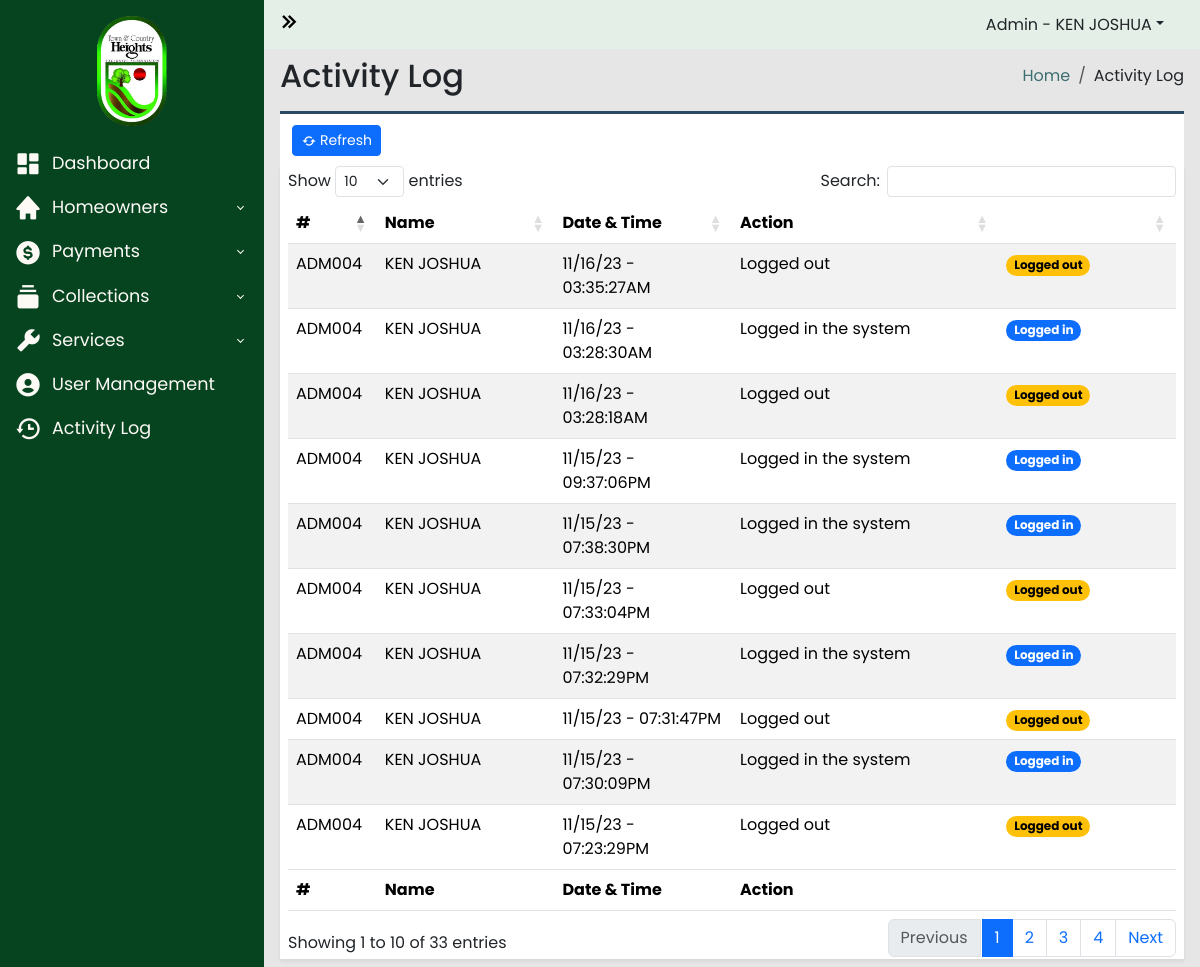
The app's page /admin-panel/activity-log.php (signed in) with its own data.
### tables this page shows
CREATE TABLE `activity_log` (
  `id` int(200) NOT NULL,
  `account_number` varchar(200) NOT NULL,
  `firstname` varchar(100) NOT NULL,
  `action` varchar(250) NOT NULL,
  `date` datetime NOT NULL
);

### admin-panel/activity-log.php (the view, shortened to what this page needs)
<?php
require_once("../includes/header.php");
?>
<?php
$server = new Server;
$server->adminAuthentication();
?>
<body>
  <div class="wrapper">
    <?php
    require_once("../includes/sidebar.php");
    ?>
    <div class="main">
      <?php
      require_once("../includes/navbar.php");
      ?>
      <main class="content px-3 py-2">
        <section class="content-header d-flex justify-content-between align-items-center mb-3">
          <h2 class="">Activity Log</h2>
          <ol class="breadcrumb mb-0">
            <li class="breadcrumb-item"><a href="#">Home</a></li>
            <li class="breadcrumb-item">Activity Log</li>
          </ol>
        </section>
        <section class="main-content">
          <div class="row">
            <div class="col-xs-12">
              <div class="box">
                <div class="header-box container-fluid d-flex align-items-center">
                  <a href="#" data-bs-toggle="modal" class="btn btn-primary btn-sm btn-flat" id="refresh"><i class='bx bx-refresh bx-xs bx-tada-hover'></i>Refresh</a>
                </div>
                <div class="body-box shadow-sm">
                  <div class="table-responsive mx-2">
                    <table id="usersTable" class="table table-striped" style="width:100%">
                      <thead>
                        <tr>
                          <th width="10%">#</th>
                          <th width="20%">Name</th>
                          <th width="20%">Date & Time</th>
                          <th width="30%">Action</th>
                          <th width="20%"></th>
                        </tr>
                      </thead>
                      <tbody>
                        <?php
                        $query = "SELECT * FROM activity_log ORDER BY date DESC";
                        $connection = $server->openConn();
                        $stmt = $connection->prepare($query);
                        $stmt->execute();
                        while ($result = $stmt->fetch()) {
                          $account_number = $result['account_number'];
                          $firstname = $result['firstname'];
                          $action = $result['action'];
                          $date = $result['date'];
                        ?>
                          <tr>
                            <td><?php echo $account_number; ?></td>
                            <td><?php echo $firstname; ?></td>
                            <td><?php echo date("m/d/y - h:i:sA", strtotime($date)); ?></td>
                            <td><?php echo $action; ?></td>
                            <td>
                              <?php
                              if (str_contains($action, "Logged in")) {
                              ?>
                              <span class="badge rounded-pill text-bg-primary">Logged in</span>
                              <?php
                              } elseif (str_contains($action, "Logged out")){
                                ?>
                               <span class="badge rounded-pill text-bg-warning">Logged out</span>
                              <?php
                              } elseif(str_contains($action, "Delete")){
                                ?>
                               <span class="badge rounded-pill text-bg-danger">Deleted</span>
                              <?php
                              }
                              ?>
                            </td>
                          </tr>
                        <?php
                        }
                        ?>
                      </tbody>
                      <tfoot>
                        <tr>
                          <th width="10%">#</th>
                          <th width="20%">Name</th>
                          <th width="20%">Date & Time</th>
                          <th width="30%">Action</th>
                          <th width="20%"></th>
                        </tr>
                      </tfoot>
                    </table>
                  </div>
                </div>
              </div>
            </div>
          </div>
        </section>
      </main>
    </div>
  </div>
  <?php
  include("../includes/footer.php");
  ?>

### styles/general.css (style rules this page uses)
* { padding: 0; margin: 0; box-sizing: border-box; font-family: Poppins, sans-serif; }

### styles/admin-dashboard.css (style rules this page uses)
* { padding: 0; margin: 0; box-sizing: border-box; font-family: Poppins, sans-serif; }
body { background-image: url("../img/town_and_country_heights.jpg"); background-size: cover; background-repeat: no-repeat; background-attachment: fixed; }
.wrapper { display: flex; align-items: stretch; width: 100%; overflow: hidden; min-height: 100vh; }
.main { background-color: #e6e6e6; margin-left: 264px; transition: 0.6s ease; }
.main { display: flex; flex-direction: column; width: 100%; overflow: hidden; }
h2 { margin: 0; }
.breadcrumb-item a { text-decoration: none; color: #3C6E71; }
.header-box { height: 55px; background-color: white; border-top: solid 3px #284B63; }
.bx-plus, .bx-refresh { vertical-align: middle; margin-right: 3px; }
.body-box { background-color: white; }

### styles/login.css (style rules this page uses)
* { font-family: 'Poppins', sans-serif; }

### styles/signup.css (style rules this page uses)
* { font-family: 'Poppins', sans-serif; }

### records on screen
activity_log: account_number "ADM004", firstname "KEN JOSHUA", date "11/16/23 - 03:35:27AM", action "Logged out"
activity_log: account_number "ADM004", firstname "KEN JOSHUA", date "11/16/23 - 03:28:30AM", action "Logged in the system"
activity_log: account_number "ADM004", firstname "KEN JOSHUA", date "11/16/23 - 03:28:18AM", action "Logged out"
activity_log: account_number "ADM004", firstname "KEN JOSHUA", date "11/15/23 - 09:37:06PM", action "Logged in the system"
activity_log: account_number "ADM004", firstname "KEN JOSHUA", date "11/15/23 - 07:38:30PM", action "Logged in the system"
activity_log: account_number "ADM004", firstname "KEN JOSHUA", date "11/15/23 - 07:33:04PM", action "Logged out"
activity_log: account_number "ADM004", firstname "KEN JOSHUA", date "11/15/23 - 07:32:29PM", action "Logged in the system"
activity_log: account_number "ADM004", firstname "KEN JOSHUA", date "11/15/23 - 07:31:47PM", action "Logged out"
activity_log: account_number "ADM004", firstname "KEN JOSHUA", date "11/15/23 - 07:30:09PM", action "Logged in the system"
activity_log: account_number "ADM004", firstname "KEN JOSHUA", date "11/15/23 - 07:23:29PM", action "Logged out"

### other values on screen
$_SESSION['firstname'] "KEN JOSHUA"
